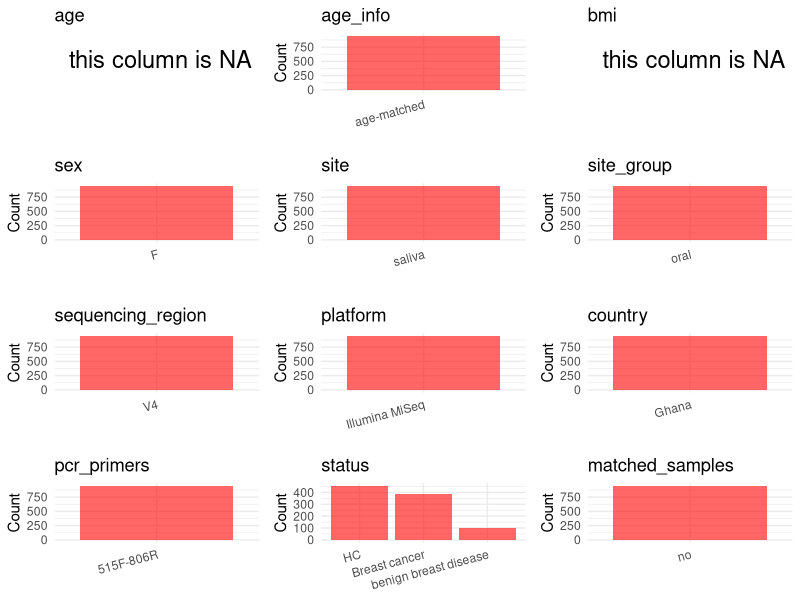

Source code (R): (Note: this script raises an error after producing the figure.)
## ---- chunk 1
# Load libraries
library(dplyr)
library(ggplot2)
library(cowplot)

# (1) Setting working directory
# EDIT HERE: change project_id for each study
project_id <- "PRJNA767189"

base_dir <- "/beegfs/huangxiaochang/global_oral/global-oral-microbiome/data/projects/"
setwd(file.path(base_dir, project_id))

# (2) Loading raw SRA metadata file
sra_file <- "SraRunTable.csv"
initial_meta <- read.csv("SraRunTable.csv", header = TRUE)

# (3) OPTIONAL: If extra metadata (e.g., Table.x or supplemental materials) are available from the article, you may need to merge the file with initial_meta manually. Below is example code for merging. Depending on the specific case of each study, you can customize the code as needed.
# supp_table <- read.csv("supplemental_table.csv", header = TRUE)
# initial_meta <- left_join(initial_meta, supp_table, by = merge_col_name)
## ---- chunk 2
# (1) Read the article in the following order: abstract, the beginning of the results section, and the methods. Understand the sample size, experimental design, and disease group overview. Clarify the sampling sites; for oral and gut samples, specify the exact sites like supragingival plaque, tongue, etc.

# (2) IMPORTANT: MUST go through each column of initial_meta
# head(initial_meta, 10)

# IMPORTANT: Check the unique values in the column of interest or query column.
# lapply(initial_meta[c('body_habitat', 'body_product', 'body_site')], table) # site
# table(initial_meta$host_subject_id) # subject id
# table(initial_meta$platform..exp.) # output is Illumina
# table(initial_meta$target_subfragment..exp.)
## ---- chunk 3
# (1) EDIT HERE: Parameter setup
# NOTE: This project has no lab control samples (blanks/positives) or non-human samples. Leave keywords empty to skip filtering.
control_column <- NA   # column name in initial_meta
# unique(initial_meta[[control_column]])  # uncomment to explore
control_keywords <- c()     # Enter exact keywords

species_column <- NA          # column name in initial_meta
# unique(initial_meta[[species_column]])  # uncomment to explore
non_human_keywords <- c()            # Enter exact keywords


# (2) Remove controls and non-human samples. DO NOT need to modify code in this part, just run it.
n_samples <- nrow(initial_meta)
# Control evaluation
if (length(control_keywords) > 0) {
  if (is.null(control_column) || control_column == "") {
    stop("Error: control_keywords provided but control_column is missing.")
  }

  if (!(control_column %in% colnames(initial_meta))) {
    stop(sprintf("Error: Column '%s' not found in initial_meta.", control_column))
  }

  control_pattern <- paste(control_keywords, collapse = "|")
  control_text <- initial_meta[[control_column]]
  is_control <- grepl(control_pattern, control_text)

} else {
  is_control <- rep(FALSE, n_samples)
}

# Non-human evaluation
if (length(non_human_keywords) > 0) {
  if (is.null(species_column) || species_column == "") {
    stop("Error: non_human_keywords provided but species_column is missing.")
  }

  if (!(species_column %in% colnames(initial_meta))) {
    stop(sprintf("Error: Column '%s' not found in initial_meta.", control_column))
  }

  non_human_pattern <- paste(non_human_keywords, collapse = "|")
  species_text <- initial_meta[[species_column]]
  is_non_human <- grepl(non_human_pattern, species_text)
} else {
  is_non_human <- rep(FALSE, n_samples)
}

# Execute removal
samples_to_remove <- is_control | is_non_human
initial_meta <- initial_meta[!samples_to_remove, ]

cat("Initial samples counts:",n_samples,"\n")
cat("Removed control samples:", sum(is_control), "\n")
cat("Removed non-human samples:", sum(is_non_human), "\n")
cat("Total samples removed ", sum(samples_to_remove), "\n")
cat("Remaining samples after Step 2:", nrow(initial_meta), "\n")
## ---- chunk 4
# Extract columns from initial_meta as follows:
# (1) No modification needed → extract directly.
# (2) Modification needed → create a column start with 'raw_' and mark the target column as "pending".
# (3) Need to find or determine based on the article.

metadata <- data.frame(
  bioproject = initial_meta$BioProject,
  sample_id = initial_meta$Run,
  subject_id = initial_meta$Sample.Name,
  age = NA,
  age_info = "age-matched",
  bmi = NA,
  raw_sex = "F",
  sex = "pending",
  sequencing_region = "V4",
  platform = initial_meta$Instrument,
  country = "Ghana",
  raw_site = initial_meta$material,
  site = "pending",
  site_group = "pending",
  public_time = initial_meta$ReleaseDate,
  raw_status = initial_meta$sample_type,
  pcr_primers = NA,
  title = NA,
  disease_study = NA,
  status = "pending",
  matched_samples = "pending",
  is_time_series = "no",
  stringsAsFactors = FALSE
)

metadata$public_time <- as.Date(metadata$public_time)
## ---- chunk 5
# (1) Handle the columns with the `raw_` prefix.
# IMPORTANT: Add comments if the modification is not straightforward!!

# Extract site from raw_site
metadata$site <- tolower(metadata$raw_site)

# All subjects are female
metadata$sex <- "F"

# Remap status from sample_type
metadata$status <- case_when(
  metadata$raw_status == "Cancer" ~ "Breast cancer",
  metadata$raw_status == "Benign" ~ "benign breast disease",
  metadata$raw_status %in% c("Control", "Repeated Control") ~ "HC",
  TRUE ~ NA_character_
)

# Add publication information
metadata$pcr_primers <- "515F-806R"
metadata$title <- "The oral microbiome and breast cancer and nonmalignant breast disease and its relationship with the fecal microbiome in the Ghana Breast Health Study"
metadata$disease_study <- "yes"

## ---- chunk 6
# (2) Filling the 'site_group' and 'matched_samples' columns
# editing site_group
unique(metadata$site)
# EDIT HERE: add oral sites
Oral_site = c("saliva", "mouth", "tongue coating", "supragingival plaque", "subgingival plaque", "oral swab", "denture", "tooth", "abscess pus", "adjacent periodontal pocket", "patient healthy crevice", "healthy control crevice", "gingival crevicular fluid", "subgingival plaque")
# EDIT HERE: add gut sites
Gut_site = c("feces", "stool")
# just run
metadata <- metadata %>%
  mutate(site_group = case_when(
    site %in% Oral_site ~ "oral",
    site %in% Gut_site ~ "gut",
    TRUE ~ "other"
  ))

# editing matched_samples, just run.
metadata$matched_samples <- ifelse(
  ave(metadata$subject_id, metadata$subject_id, FUN = length) > 1,
  "yes",
  "no"
)
## ---- chunk 7
# (3) check if there is pending value in metadata. If there is pending value, go on modify the metadata.
# Function to check if a column contains "pending"
has_pending <- function(col) {
  if (is.character(col) || is.factor(col)) {
    any(col == "pending", na.rm = TRUE)
  } else {
    FALSE
  }
}

# Check for any pending value
any_pending_value <- any(sapply(metadata, has_pending))

if (!any_pending_value) {
  message("Good! No cell contains the value 'pending'.")
} else {
  pending_cols <- names(metadata)[sapply(metadata, has_pending)]
  message("Columns containing 'pending': ", paste(pending_cols, collapse = ", "))
  message("Please continue to resolve these pending columns!")
}
## ---- chunk 8
# Select columns for visualization, just run
plot_data <- metadata %>%
  select(-bioproject, -sample_id, -subject_id, -title)

create_simple_plots <- function(data) {
  plots <- list()
  continuous_vars <- c("age", "bmi")

  for (col in colnames(data)) {
    if (all(is.na(data[[col]]))) {
      p <- ggplot() +
        annotate("text", x = 0.5, y = 0.5, label = "this column is NA", size = 6) +
        labs(title = col) +
        theme_void()
    } else if (col %in% continuous_vars && is.numeric(data[[col]])) {
      p <- ggplot(data, aes(x = .data[[col]])) +
        geom_histogram(fill = "blue", alpha = 0.6, bins = 20, na.rm = TRUE) +
        labs(title = col, x = col, y = "Count") +
        theme_minimal()
    } else {
      count_data <- as.data.frame(table(data[[col]], useNA = "ifany"))
      p <- ggplot(count_data, aes(x = reorder(Var1, -Freq), y = Freq)) +
        geom_col(fill = "red", alpha = 0.6) +
        labs(title = col, x = NULL, y = "Count") +
        theme_minimal() +
        theme(axis.text.x = element_text(angle = 15, hjust = 1))
    }
    plots[[col]] <- p
  }

  return(plots)
}

# Generate and arrange plots
plots <- create_simple_plots(plot_data)
p <- plot_grid(plots$age,
               plots$age_info,
               plots$bmi,
               plots$sex,
               plots$site,
               plots$site_group,
               plots$sequencing_region,
               plots$platform,
               plots$country,
               plots$pcr_primers,
               plots$status,
               plots$matched_samples,
               ncol = 3, align = "hv", axis = "lb")
ggsave("Metadata_Summary.png", plot = p, width = 8, height = 6, dpi = 150)
## ---- chunk 9
# Insert Metadata_Summary.png into the current Rmd output
knitr::include_graphics("Metadata_Summary.png")
## ---- chunk 10
# Reorder the data frame
fixed_cols <- c("bioproject", "sample_id", "subject_id", "age", "age_info",
                "bmi", "sex", "platform", "sequencing_region", "pcr_primers",
                "country", "site", "site_group", "disease_study", "status",
                "title", "public_time", "matched_samples", "is_time_series")
metadata <- metadata %>%
  select(all_of(fixed_cols), everything())

# save metadata
# head(metadata)
write.csv(metadata, file = "metadata_v2.csv", quote = TRUE, row.names = FALSE)
